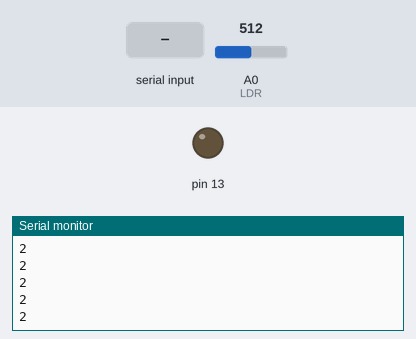
This sketch was run on a simulated Arduino Uno, built with avr-gcc and run on an emulated ATmega328P. On the bench: output pins drawn as LEDs (lit = HIGH), the last lines printed to the serial monitor. The test bench sets the inputs (shaded band); at power-on: A0 (LDR) = 512.

Above: at 1.2 s.
1.3 s: "C1\n" received over Serial
At 2.1 s:
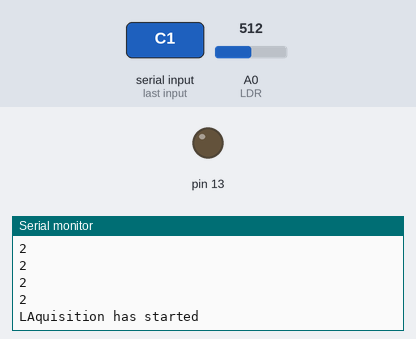
3.8 s: "C0\n" received over Serial
At 4.7 s:
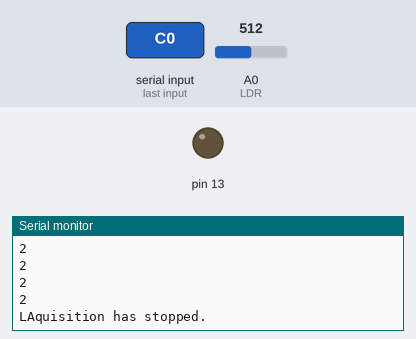

Measured:
- after the input at 1.3 s, the serial monitor: prints a new line after 0.07 s (image 1)
- after the input at 3.8 s, the serial monitor: prints a new line after 0.07 s (image 2)

The sketch:

AnalogReadSerial_Timed.ino
```cpp
#include <Time.h>

//timer interrupts
//by Amanda Ghassaei
//June 2012
//http://www.instructables.com/id/Arduino-Timer-Interrupts/

/*
 * This program is free software; you can redistribute it and/or modify
 * it under the terms of the GNU General Public License as published by
 * the Free Software Foundation; either version 3 of the License, or
 * (at your option) any later version.
 *
*/

// TimeSerial example
/*
 * TimeSerial.pde
 * example code illustrating Time library set through serial port messages.
 *
 * Messages consist of the letter T followed by ten digit time (as seconds since Jan 1 1970)
 * you can send the text on the next line using Serial Monitor to set the clock to noon Jan 1 2013
 T1357041600
 *
 * A Processing example sketch to automatically send the messages is inclided in the download
 * On Linux, you can use "date +T%s\n > /dev/ttyACM0" (UTC time zone)
 */

//timer setup for timer0, timer1, and timer2.
//For arduino uno or any board with ATMEL 328/168.. diecimila, duemilanove, lilypad, nano, mini...

//this code will enable arduino timer interrupts.
//timer1 will interrupt at 100 Hz

#define LOG_HEADER          "L" // Header tag for logging messages
#define STARTTIME_HEADER    "S" // Header tag for start time message
#define MEASUREMENT_HEADER  "M" // Header tag for serial measurement message
#define CMD_HEADER          "C" // Header tag for serial command message
#define TEMPERATURE_HEADER  "T" // Header tag for temperature value
#define FORCE_BAR_HEADER    "F" // Header tag for bar force value
#define LIGHT_HEADER        "I" // Header tag for light intensity value
#define TIME_REQUEST         7         // ASCII bell character requests a time sync message

int flag = 0; // Controls transmission start
int start = 0; // Gets transmission start
int start_millis = 0;
String start_txt = "";


// anolog storage
int tmpValue = 23.0;
int barValue = 0.0;
int ldrValue = 0;
int cont = 0;
int send_freq = 100; // sending frequency is 100/send_freq (timer1)
String pkg = MEASUREMENT_HEADER;

void setup(){

//----------------------------------- INTERRUPTS SETUP -----------------------------------//

cli();//stop interrupts

//set timer1 interrupt at 100Hz -- (Alterado para 100 Hz)
  TCCR1A = 0;// set entire TCCR1A register to 0
  TCCR1B = 0;// same for TCCR1B
  TCNT1  = 0;//initialize counter value to 0
  // set compare match register for 1hz increments
  OCR1A = 624;// = (16*10^6) / (100*256) - 1 (must be <65536)
  // turn on CTC mode
  TCCR1B |= (1 << WGM12);
  // Set CS12 bit for 256 prescaler
  TCCR1B |= (1 << CS12);
  // enable timer compare interrupt
  TIMSK1 |= (1 << OCIE1A);

  sei();//allow interrupts

//----------------------------------- SERIAL SETUP -----------------------------------//

// initialize serial communication at 9600 bits per second:
  Serial.begin(9600);
  while (!Serial) ; // Needed for Leonardo only
  pinMode(13, OUTPUT);
  //setSyncProvider(requestSync);  //set function to call when sync required
  Serial.println("Waiting for command message");
  flag = 0;
  start = 0;

}//end setup


//----------------------------------- INTERRUPTS DECLARATION -----------------------------------//

ISR(TIMER1_COMPA_vect){//timer1 interrupt 100Hz reads analog sensor and sends at 10 Hz
//generates pulse wave of frequency 1Hz/2 = 0.5kHz (takes two cycles for full wave- toggle high then toggle low)
  if(flag) {

    cont++;

    //Sends the package with a return carriage character
    // This operation runs at a rate of 100/send_freq
    if (cont>=send_freq) {

//      if(!start) { // Runs once to get start time of the first measurement
//        start_millis = millis();
//        start = 1;
//        start_txt += STARTTIME_HEADER + String(start_millis); //sends start time in ms with "S"  first
//        Serial.println(start_txt);
//      }
//
      // Reads sensor and assembles package to send (at a rate of 100 Hz)
      ldrValue = analogRead(A0); // reads LDR value

      pkg += String(millis()) + ",";        // adds time value
      pkg += TEMPERATURE_HEADER + String(tmpValue) + ",";  // adds temperature value
      pkg += FORCE_BAR_HEADER   + String(barValue) + ",";  // adds bar force value
      pkg += LIGHT_HEADER       + String(ldrValue);        // adds LDR value
      //pkg += String(sensorValue) + ";";

      //pkg = pkg.substring(0,pkg.length()-1); // remove last comma
      //pkg += "\\r";

      Serial.println(pkg);  //Sends data package via serial

      cont = 0; // reset variables
      pkg =  MEASUREMENT_HEADER; // resets with first character as the header
    }
  }
}


void loop()
{
  while (!Serial.available()) {Serial.println("2");} // wait for data to arrive

  // serial read section
  while (Serial.available()) // this will be skipped if no data present, leading to
                             // the code sitting in the delay function below
  {
    delay(30);  //delay to allow buffer to fill
    if (Serial.available() >0)
    {
      processCommand(); // checks for any commands received
    }
  }
}


int aquisitionStatus() {
  return flag;
}

void startAquisition() {
  if(!aquisitionStatus()) {
    Serial.println(String(LOG_HEADER) + "Aquisition has started");
    flag = 1;
  }

}

void stopAquisition() {
  if(aquisitionStatus()) {
    Serial.println(String(LOG_HEADER) + "Aquisition has stopped.");
    flag = 0;
  }

}

void processCommand() { // Waits for command, which has to start with C
                        // 'C1' starts aquisition; 'C0' stops aquisition
  int cmd;

  if(Serial.find(CMD_HEADER)) {
     cmd = Serial.parseInt();
     switch(cmd) {

      case 0:
       stopAquisition();
       break;

      case 1:
       startAquisition(); // Sync Arduino clock to the time received on the serial port
       break;
      default:
        Serial.println("Command does not exist.");
     }
  }
}


//time_t requestSync()
//{
//  Serial.write(TIME_REQUEST);
//  return 0; // the time will be sent later in response to serial mesg
//}
```
